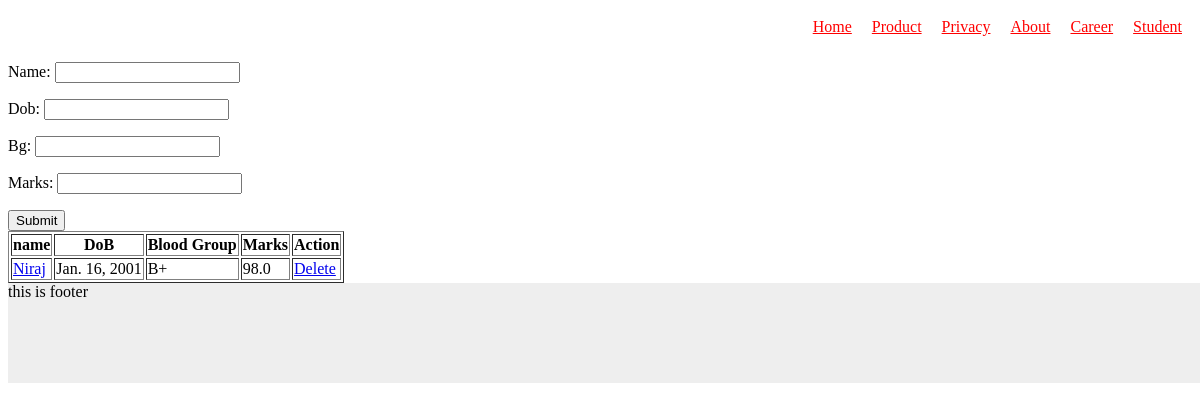
The page /student/index on the database its author committed.
### Student/models.py (models this page shows)
class Student(models.Model):
    name = models.CharField(max_length=10)
    dob = models.DateField()
    bg = models.CharField(max_length=3)
    marks = models.FloatField()

### Student/views.py (the view)
def StudentFormView(request):
    form = StudentForm()
    data = Student.objects.all()
    ctx = {
        "form": form,
        "data": data
    }
    return render(request=request, template_name="student/index.html", context=ctx)

### Student/forms.py
class StudentForm(forms.ModelForm):
    class Meta:
        model = Student
        fields = "__all__"

### templates/student/index.html (shortened to what this page needs)
{% extends 'index.html' %}
{% block body %}
<form action="{% url 'CreateStudentView' %}" method="post">
    {{form.as_p}}
    <input type="submit" value="Submit">
</form>
<table border>
    <tr>
        <th>name</th>
        <th>DoB</th>
        <th>Blood Group</th>
        <th>Marks</th>
        <th>Action</th>
    </tr>
    {% for p in data %}
    <tr>
        <td><a href="{% url 'GetFormStudent' p.id %}">{{p.name}} </a></td>
        <td> {{p.dob}} </td>
        <td> {{p.bg}} </td>
        <td> {{p.marks}} </td>
        <td>
            <a href="{% url 'deleteStudentView' p.id %}">Delete</a>
        </td>
    </tr>
    {% endfor %}
</table>
{%endblock%}

### static/main/css/style.css (style rules this page uses)
body { background-color: F5F5F5; }

### rows shown on the page
Student: name "Niraj", dob "Jan. 16, 2001", bg "B+", marks "98.0"
